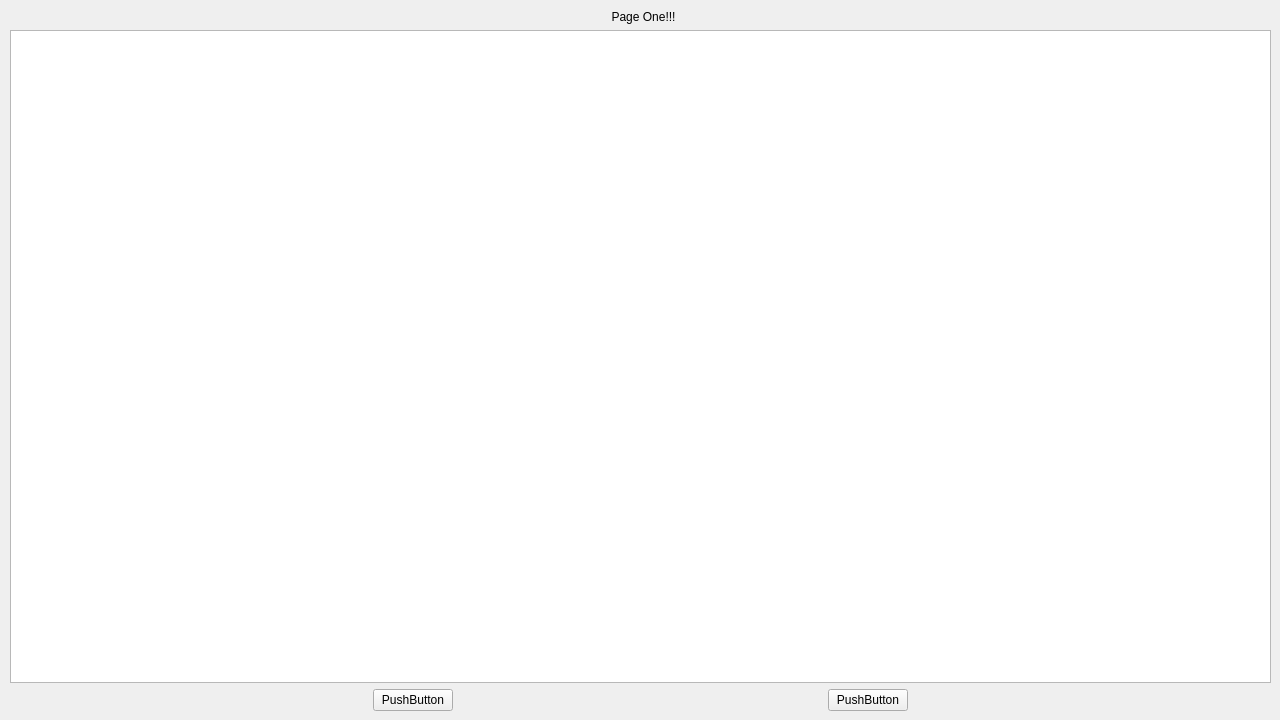
<?xml version="1.0" encoding="UTF-8"?>
<ui version="4.0">
 <class>secondPage</class>
 <widget class="QWidget" name="secondPage">
  <property name="geometry">
   <rect>
    <x>0</x>
    <y>0</y>
    <width>1280</width>
    <height>720</height>
   </rect>
  </property>
  <property name="windowTitle">
   <string>Form</string>
  </property>
  <widget class="QWidget" name="gridLayoutWidget">
   <property name="geometry">
    <rect>
     <x>10</x>
     <y>10</y>
     <width>1261</width>
     <height>701</height>
    </rect>
   </property>
   <layout class="QGridLayout" name="gridLayout">
    <item row="2" column="0">
     <spacer name="horizontalSpacer">
      <property name="orientation">
       <enum>Qt::Horizontal</enum>
      </property>
      <property name="sizeHint" stdset="0">
       <size>
        <width>40</width>
        <height>20</height>
       </size>
      </property>
     </spacer>
    </item>
    <item row="2" column="3">
     <spacer name="horizontalSpacer_2">
      <property name="orientation">
       <enum>Qt::Horizontal</enum>
      </property>
      <property name="sizeHint" stdset="0">
       <size>
        <width>40</width>
        <height>20</height>
       </size>
      </property>
     </spacer>
    </item>
    <item row="2" column="1">
     <widget class="QPushButton" name="pushButton">
      <property name="sizePolicy">
       <sizepolicy hsizetype="Preferred" vsizetype="Preferred">
        <horstretch>0</horstretch>
        <verstretch>0</verstretch>
       </sizepolicy>
      </property>
      <property name="text">
       <string>PushButton</string>
      </property>
     </widget>
    </item>
    <item row="2" column="4">
     <widget class="QPushButton" name="pushButton_2">
      <property name="text">
       <string>PushButton</string>
      </property>
     </widget>
    </item>
    <item row="2" column="5">
     <spacer name="horizontalSpacer_3">
      <property name="orientation">
       <enum>Qt::Horizontal</enum>
      </property>
      <property name="sizeHint" stdset="0">
       <size>
        <width>40</width>
        <height>20</height>
       </size>
      </property>
     </spacer>
    </item>
    <item row="1" column="0" colspan="6">
     <widget class="QGraphicsView" name="graphicsView"/>
    </item>
    <item row="0" column="3">
     <widget class="QLabel" name="label">
      <property name="text">
       <string>Page One!!!</string>
      </property>
      <property name="alignment">
       <set>Qt::AlignCenter</set>
      </property>
     </widget>
    </item>
   </layout>
  </widget>
 </widget>
 <resources/>
 <connections/>
</ui>
